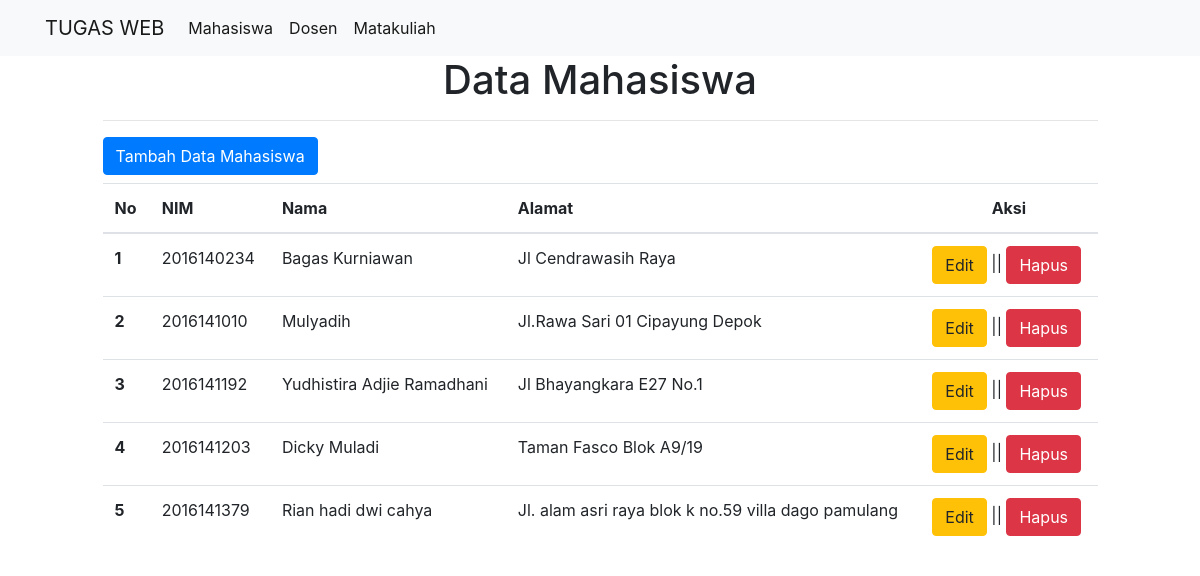
The page / on the database its author committed.
### tables this page shows
CREATE TABLE `mhs` (
  `nim` varchar(11) NOT NULL,
  `nama` varchar(30) NOT NULL,
  `tanggal_lahir` date NOT NULL,
  `alamat` varchar(100) NOT NULL,
  `jenis_kelamin` varchar(6) NOT NULL
);

### application/controllers/Mahasiswa.php (called while the page is built, shortened)
<?php
class Mahasiswa extends CI_Controller{
    function __construct(){
        $this->load->model('M_mahasiswa');
    }
    function tampilData(){
        $data['mhs'] = $this->M_mahasiswa->getAll();
        $data['title'] = 'Data Mahasiswa';
        $this->load->view('template/header',$data);
        $this->load->view('mahasiswa/tampil',$data);
        $this->load->view('template/footer');
    }
}

### index.php (called while the page is built, shortened)
<?php
require_once BASEPATH.'core/CodeIgniter.php';

### application/models/M_mahasiswa.php (called while the page is built, shortened)
<?php
class M_mahasiswa extends CI_Model{
    function getAll(){
        return $this->db->get('mhs');
    }
}

### application/views/mahasiswa/tampil.php (the view, shortened to what this page needs)
<div class="row justify-content-center">
    <div class="col-md-10">
    <h1 class="text-center" >Data Mahasiswa</h1>
    <hr>
    <a href="<?= base_url();?>/mahasiswa"class="btn btn-primary mb-2"> Tambah Data Mahasiswa</a>
    <table class="table">
        <thead>
            <tr>
            <th scope="col">No</th>
            <th scope="col">NIM</th>
            <th scope="col">Nama</th>
            <th scope="col">Alamat</th>
            <th scope="col" class="text-center">Aksi</th>
            </tr>
        </thead>
        <tbody>
        <?php $no = 1;
        foreach($mhs->result() as $b){
        ?>
            <tr>
            <th scope="row"><?= $no;?></th>
            <td><?= $b->nim; ?></td>
            <td><?= $b->nama; ?></td>
            <td><?= $b->alamat; ?></td>
            <td>
                <button type="button" class="btn btn-warning" data-toggle="modal" data-target="#exampleModal<?= $b->nim; ?>">Edit</button> ||
                <button type="button" class="btn btn-danger" data-toggle="modal" data-target="#exampleModalHapus<?= $b->nim; ?>">Hapus</button>
            </td>
            </tr>
        <?php
        $no++;
        };
        ?>
        </tbody>
    </table>
    </div>
</div>

### application/views/template/header.php (shortened to what this page needs)
<!doctype html>
<html lang="en">
  <head>
    <link rel="stylesheet" href="<?= base_url();?>assets/css/bootstrap.min.css" >
  </head>
  <body>
  <nav class="navbar navbar-expand-lg navbar-light bg-light">
  <div class="container">
    <a class="navbar-brand" href="<?=base_url()?>mahasiswa/tampilData">TUGAS WEB</a>
    <div class="collapse navbar-collapse" id="navbarNav">
      <ul class="navbar-nav">
        <li class="nav-item active">
          <a class="nav-link" href="<?=base_url()?>mahasiswa/tampilData">Mahasiswa </a>
        </li>
        <li class="nav-item active">
          <a class="nav-link" href="<?=base_url()?>dosen">Dosen </a>
        </li>
        <li class="nav-item active">
          <a class="nav-link" href="<?=base_url()?>mataKuliah">Matakuliah </a>
        </li>
      </ul>
    </div>
    </div>
</nav>

### application/views/template/footer.php (shortened to what this page needs)
  </body>
</html>

### rows shown on the page
mhs: nim "2016140234", nama "Bagas Kurniawan", alamat "Jl Cendrawasih Raya"
mhs: nim "2016141010", nama "Mulyadih", alamat "Jl.Rawa Sari 01 Cipayung Depok"
mhs: nim "2016141192", nama "Yudhistira Adjie Ramadhani", alamat "Jl Bhayangkara E27 No.1"
mhs: nim "2016141203", nama "Dicky Muladi", alamat "Taman Fasco Blok A9/19"
mhs: nim "2016141379", nama "Rian hadi dwi cahya", alamat "Jl. alam asri raya blok k no.59 villa dago pamulang"
